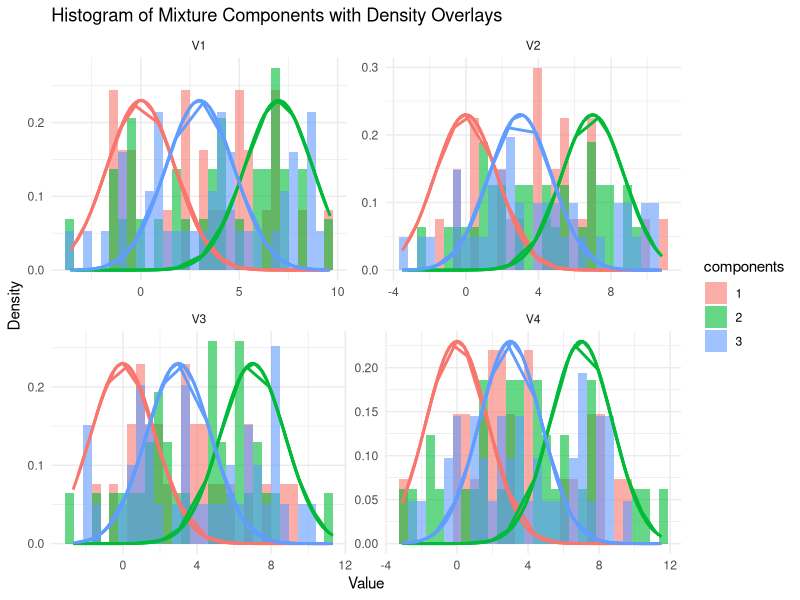

The R script that drew this image:
# Centralised multivariate gaussian mixture modeling
## parameters
mu1=c(0,0,0,0)
sigma1=matrix(c(3,0,0,0,0,3,0,0,0,0,3,0,0,0,0,3),ncol=4,nrow=4, byrow=TRUE)
mu2=c(7,7,7,7)
sigma2=sigma1
mu3=c(3,3,3,3)
sigma3=sigma1
probs <- c(0.3, 0.3, 0.4)
means <- list(mu1, mu2, mu3)
covs <- list(sigma1, sigma2, sigma3)
params <- list('means' = means,
               'covs' = covs,
               'probs' = probs)

## libaries
library(ggplot2)
library(MASS)
library(reshape2)
library(mvtnorm)

generate_multivariate_mixture_gaussian_data <- function(means, covariances, probs, n) {
  # Ensure lengths match
  if (length(means) != length(covariances) || length(means) != length(probs)) {
    stop("Number of means, covariance matrices, and component probabilities must be equal.")
  }
  
  data <- matrix(nrow = n, ncol = length(means[[1]]))
  components <- numeric(n)  # Initialize components vector to store component indices
  
  for (i in 1:n) {
    component <- which.max(rmultinom(1, 1, probs))  # Get the component index
    components[i] <- component                      # Store component number
    data[i, ] <- rmvnorm(1, mean = means[[component]], sigma = covariances[[component]])
  }
  
  return(data)  # Return both data and components
}

plot_mixture_histograms_with_density <- function(data, means, covariances, probs) {
  num_dims <- ncol(data)
  num_components <- length(means)
  n <- nrow(data)
  
  # Calculate component assignment based on probabilities
  components <- numeric(n)
  
  for (i in 1:n) {
    components[i] <- which.max(rmultinom(1, 1, probs))  # Assign component based on probabilities
  }
  
  components <- as.factor(components)  # Convert components to factor for discrete coloring
  
  # Create a data frame for plotting
  df <- as.data.frame(data)
  df$components <- components  # Add the calculated components
  
  # Create a long-form data for easier plotting
  df_long <- melt(df, id.vars = "components", variable.name = "dimension")
  
  # Initialize plot
  plot <- ggplot(df_long, aes(x = value, fill = components)) + 
    geom_histogram(aes(y = after_stat(density)), bins = 30, alpha = 0.6, position = "identity") +
    facet_wrap(~dimension, scales = "free", ncol = 2) +  # Create a grid for each dimension
    scale_fill_manual(values = c("#F8766D", "#00BA38", "#619CFF")) +
    theme_minimal() +
    labs(title = "Histogram of Mixture Components with Density Overlays", x = "Value", y = "Density")
  
  # Overlay density curves for each component
  for (comp in 1:num_components) {
    for (dim in 1:num_dims) {
      x_vals <- seq(min(data[, dim]), max(data[, dim]), length.out = 100)
      density_vals <- dnorm(x_vals, mean = means[[comp]][dim], sd = sqrt(covariances[[comp]][dim, dim]))
      df_density <- data.frame(x = x_vals, density = density_vals, dimension = paste0("V", dim))
      
      plot <- plot + 
        geom_line(data = df_density, aes(x = x, y = density), color = c("#F8766D", "#00BA38", "#619CFF")[comp], linewidth = 1)
    }
  }
  
  # Display the plot
  print(plot)
}


#################Code for EM#################
calculate_data_belongings <- function(params, data) {
  
  # Extracting parameters
  means <- params$means
  covs <- params$covs
  probs <- params$probs
  
  # Ensure the number of means, covariances, and probabilities are the same
  if (length(means) != length(covs) || length(means) != length(probs)) {
    stop("Number of means, covariance matrices, and component probabilities must be equal.")
  }
  
  # Number of components and data points
  n_components <- length(means)
  n <- nrow(data)
  
  # Initialize a matrix to store the numerator for gamma
  gamma_num <- matrix(nrow = n, ncol = n_components)
  
  # Calculate the numerator for each component
  for (i in 1:n_components) {
    gamma_num[, i] <- probs[i] * dmvnorm(data, mean = means[[i]], sigma = covs[[i]])  
  }
  
  # Calculate the denominator (sum across all components for each data point)
  gamma_den <- rowSums(gamma_num)
  
  # Calculate gamma (posterior probabilities for each component)
  gamma <- gamma_num / gamma_den
  
  # Check if gamma rows sum to 1 (allowing small rounding errors)
  if (any(abs(rowSums(gamma) - 1) > .Machine$double.eps * n)) {
    stop("Calculated belongings for each data point do not sum to 1.")
  }
  
  # Check for negative values in gamma
  if (any(gamma < 0)) {
    stop("Calculated belongings contain negative values.")
  }
  
  return(gamma)
}

estimate_parameters_with_full_data <- function(data, data_belongings){
  n_k <- colSums(data_belongings)
  n <- nrow(data)
  k <- ncol(data_belongings)
  
  probs <- c()
  means <- list()
  covs <- list()
  for(i in 1:k){
    probs <- cbind(probs, n_k[i]/n)
    means[[i]] <- colSums(data_belongings[, i] * data) / n_k[i]
    covs[[i]] <- (t(data_belongings[,i]*(data - means[[i]]))%*%(data - means[[i]]))/n_k[i]
  }
  return(list('probs' = probs,
              'means' = means,
              'covs' = covs))
}

# Generate data and count components
data <- generate_multivariate_mixture_gaussian_data(means, covs, probs, 100)
gamma <- calculate_data_belongings(params, data)
estimate_parameters_with_full_data(data, gamma)
plot_mixture_histograms_with_density(data, means, covs, probs)
params
